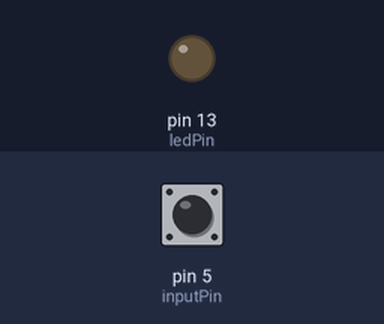
This sketch was run on a simulated Arduino Uno, built with avr-gcc and run on an emulated ATmega328P. On the bench: output pins drawn as LEDs (lit = HIGH). The test bench sets the inputs (shaded band); at power-on: pin 5 (inputPin) HIGH.

Above: at 1.2 s.
1.3 s: pin 5 (inputPin) pulled LOW for 3.2 s
At 5.0 s:
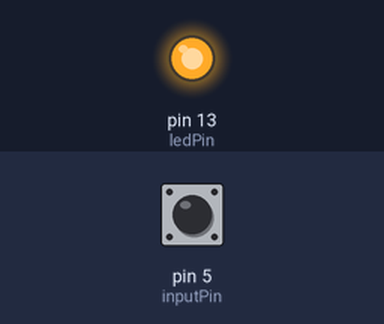
6.0 s: pin 5 (inputPin) pulled LOW for 0.15 s
At 6.3 s:
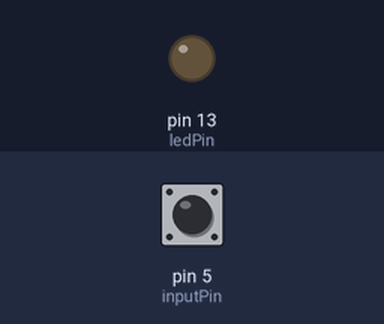
Timing chart, 0 to 9.0 s (numbered marks = the images above; inputs shaded):
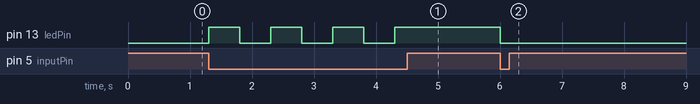

The sketch:

05_06_bounce_delay.ino
```cpp
const int inputPin = 5;
const int ledPin = 13;
int ledValue = LOW;

void setup()  {
  pinMode(inputPin, INPUT_PULLUP);
  pinMode(ledPin, OUTPUT);
}

void loop() {
  if (digitalRead(inputPin) == LOW) {
     ledValue = ! ledValue;
     digitalWrite(ledPin, ledValue);
     delay(500);
  }
}
```

Measured:
- after the input at 1.3 s, pin 13 (ledPin): alternates HIGH for 0.50 s and LOW for 0.50 s, 7 changes in all, then stays HIGH, starting at once
- after the input at 6.0 s, pin 13 (ledPin): HIGH → LOW at once
